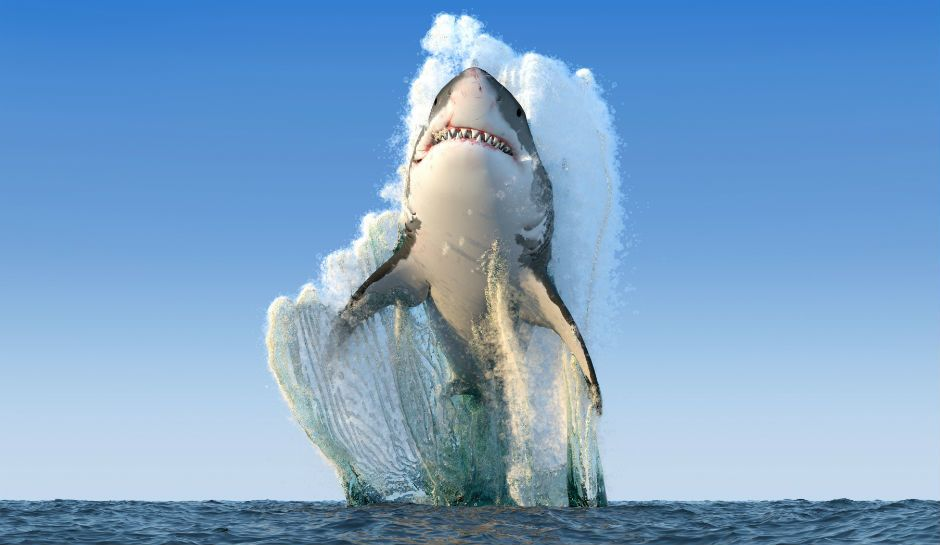
#> input picture images/shark.jpg, 940 x 545 px
$ python histograma.py
#> lines starting #> are read from the running program, lines starting #| are printed output that depends on the picture
#Importando biblioteca do OpenCV
import cv2
#Importando biblioteca de visualização de gráficos
from matplotlib import pyplot as plt

imagem = cv2.imread('../images/shark.jpg', 0)
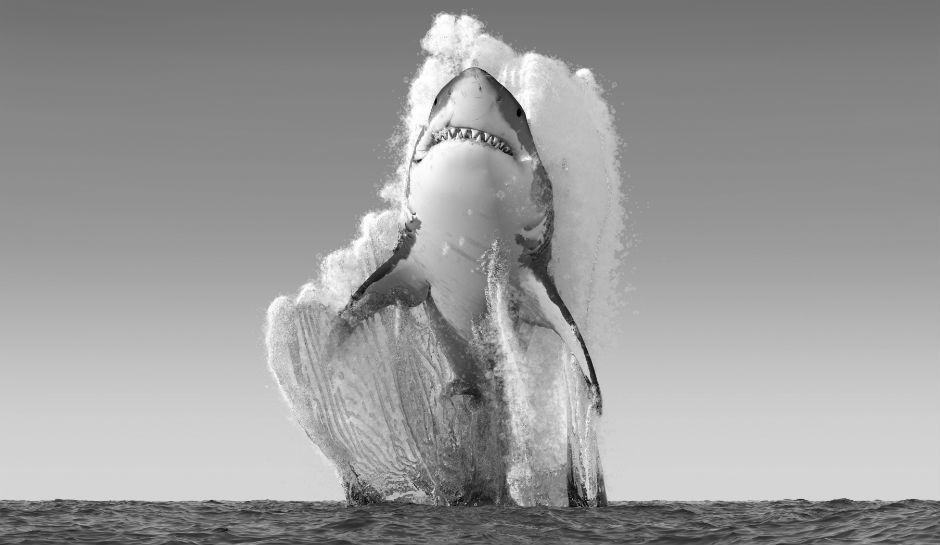
#> imagem: shape (545, 940); min 0, max 255, mean 155.2

cv2.imshow("Cenario", imagem)

#Calculando histograma
hist = cv2.calcHist([imagem], [0], None, [256], [0, 256])
#> hist = 256 values, max 16574 at index 213, min 0 at index 4, mean 2001.2

plt.figure()
plt.title("Histograma - Escala de Cinza")
plt.xlabel("Bins")
plt.ylabel("# of Pixels")
plt.plot(hist)
plt.xlim([0, 256])
plt.show()
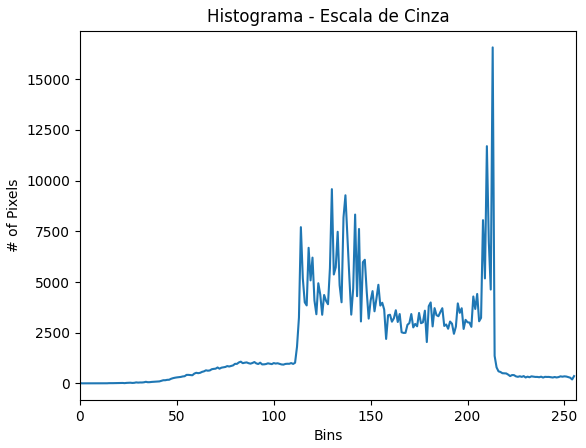
#> figure drawn by matplotlib, 1 panel; curve peaks at x = 213, y = 16574
cv2.waitKey(0)
